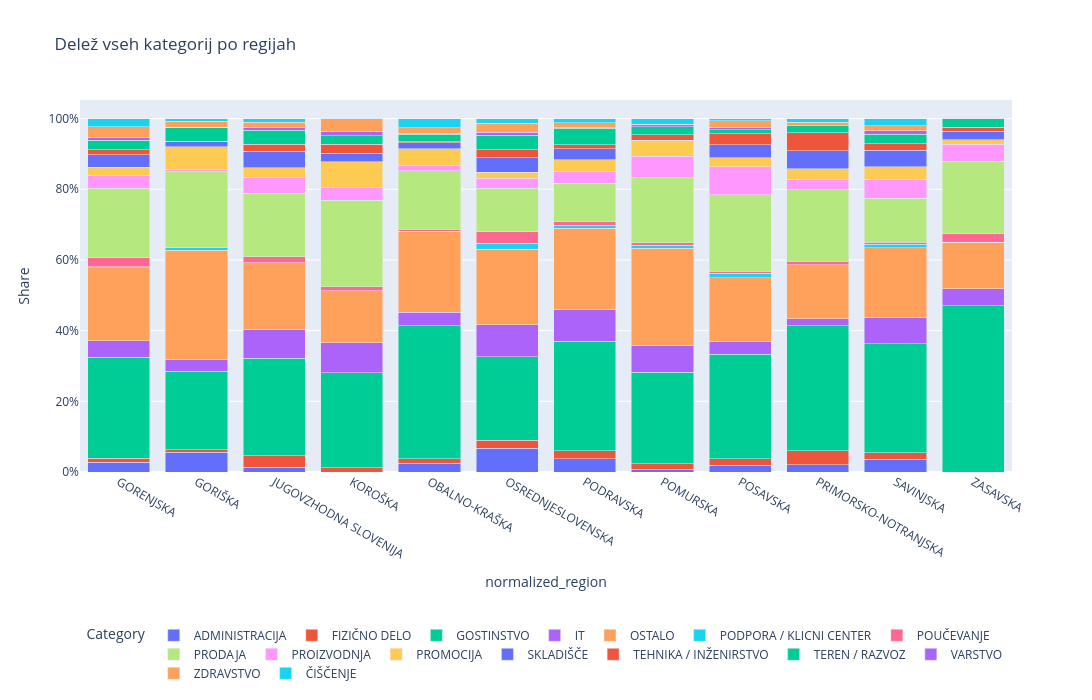

Notebook code cell kept with this figure:
### Markdown cell above
## Vizualizacija

### Code cell
fig = px.bar(
    df_plot,
    x='normalized_region',
    y='Share',
    color='Category',
    barmode='stack',
    title="Delež vseh kategorij po regijah"
)

fig.update_layout(
    width=1100,
    height=700,
    yaxis_tickformat=".0%",
    legend=dict(
        orientation="h",
        y=-0.4,
        x=0.5,
        xanchor="center"
    ),
    margin=dict(b=120)
)

fig.update_traces(
    hovertemplate=
    "<b>%{x}</b><br>" +
    "Kategorija: %{legendgroup}<br>" +
    "Delež: %{y:.2%}<extra></extra>"
)

fig.show()

### Figure 1 — Plotly figure (JSON) as saved in the notebook; plotly's stock layout.template omitted (floating-point values rounded to 4 significant figures)
{"data": [{"hovertemplate": "<b>%{x}</b><br>Kategorija: %{legendgroup}<br>Delež: %{y:.2%}<extra></extra>", "legendgroup": "ADMINISTRACIJA", "marker": {"color": "#636efa", "pattern": {"shape": ""}}, "name": "ADMINISTRACIJA", "orientation": "v", "showlegend": true, "textposition": "auto", "type": "bar", "x": ["GORENJSKA", "GORIŠKA", "JUGOVZHODNA SLOVENIJA", "KOROŠKA", "OBALNO-KRAŠKA", "OSREDNJESLOVENSKA", "PODRAVSKA", "POMURSKA", "POSAVSKA", "PRIMORSKO-NOTRANJSKA", "SAVINJSKA", "ZASAVSKA"], "xaxis": "x", "y": [0.02731, 0.05556, 0.01325, 0.0, 0.02421, 0.06705, 0.0376, 0.007634, 0.01852, 0.0202, 0.03558, 0.0], "yaxis": "y"}, {"hovertemplate": "<b>%{x}</b><br>Kategorija: %{legendgroup}<br>Delež: %{y:.2%}<extra></extra>", "legendgroup": "FIZIČNO DELO", "marker": {"color": "#EF553B", "pattern": {"shape": ""}}, "name": "FIZIČNO DELO", "orientation": "v", "showlegend": true, "textposition": "auto", "type": "bar", "x": ["GORENJSKA", "GORIŠKA", "JUGOVZHODNA SLOVENIJA", "KOROŠKA", "OBALNO-KRAŠKA", "OSREDNJESLOVENSKA", "PODRAVSKA", "POMURSKA", "POSAVSKA", "PRIMORSKO-NOTRANJSKA", "SAVINJSKA", "ZASAVSKA"], "xaxis": "x", "y": [0.0117, 0.007937, 0.03311, 0.0122, 0.01304, 0.0228, 0.02228, 0.01527, 0.01852, 0.0404, 0.01873, 0.0], "yaxis": "y"}, {"hovertemplate": "<b>%{x}</b><br>Kategorija: %{legendgroup}<br>Delež: %{y:.2%}<extra></extra>", "legendgroup": "GOSTINSTVO", "marker": {"color": "#00cc96", "pattern": {"shape": ""}}, "name": "GOSTINSTVO", "orientation": "v", "showlegend": true, "textposition": "auto", "type": "bar", "x": ["GORENJSKA", "GORIŠKA", "JUGOVZHODNA SLOVENIJA", "KOROŠKA", "OBALNO-KRAŠKA", "OSREDNJESLOVENSKA", "PODRAVSKA", "POMURSKA", "POSAVSKA", "PRIMORSKO-NOTRANJSKA", "SAVINJSKA", "ZASAVSKA"], "xaxis": "x", "y": [0.2861, 0.2222, 0.2748, 0.2683, 0.3762, 0.2362, 0.3106, 0.2595, 0.2963, 0.3535, 0.309, 0.4699], "yaxis": "y"}, {"hovertemplate": "<b>%{x}</b><br>Kategorija: %{legendgroup}<br>Delež: %{y:.2%}<extra></extra>", "legendgroup": "IT", "marker": {"color": "#ab63fa", "pattern": {"shape": ""}}, "name": "IT", "orientation": "v", "showlegend": true, "textposition": "auto", "type": "bar", "x": ["GORENJSKA", "GORIŠKA", "JUGOVZHODNA SLOVENIJA", "KOROŠKA", "OBALNO-KRAŠKA", "OSREDNJESLOVENSKA", "PODRAVSKA", "POMURSKA", "POSAVSKA", "PRIMORSKO-NOTRANJSKA", "SAVINJSKA", "ZASAVSKA"], "xaxis": "x", "y": [0.04681, 0.03175, 0.08278, 0.08537, 0.03911, 0.09088, 0.08914, 0.07634, 0.03704, 0.0202, 0.07491, 0.04819], "yaxis": "y"}, {"hovertemplate": "<b>%{x}</b><br>Kategorija: %{legendgroup}<br>Delež: %{y:.2%}<extra></extra>", "legendgroup": "OSTALO", "marker": {"color": "#FFA15A", "pattern": {"shape": ""}}, "name": "OSTALO", "orientation": "v", "showlegend": true, "textposition": "auto", "type": "bar", "x": ["GORENJSKA", "GORIŠKA", "JUGOVZHODNA SLOVENIJA", "KOROŠKA", "OBALNO-KRAŠKA", "OSREDNJESLOVENSKA", "PODRAVSKA", "POMURSKA", "POSAVSKA", "PRIMORSKO-NOTRANJSKA", "SAVINJSKA", "ZASAVSKA"], "xaxis": "x", "y": [0.2055, 0.3095, 0.1887, 0.1463, 0.2291, 0.2127, 0.2298, 0.2748, 0.179, 0.1515, 0.1966, 0.1325], "yaxis": "y"}, {"hovertemplate": "<b>%{x}</b><br>Kategorija: %{legendgroup}<br>Delež: %{y:.2%}<extra></extra>", "legendgroup": "PODPORA / KLICNI CENTER", "marker": {"color": "#19d3f3", "pattern": {"shape": ""}}, "name": "PODPORA / KLICNI CENTER", "orientation": "v", "showlegend": true, "textposition": "auto", "type": "bar", "x": ["GORENJSKA", "GORIŠKA", "JUGOVZHODNA SLOVENIJA", "KOROŠKA", "OBALNO-KRAŠKA", "OSREDNJESLOVENSKA", "PODRAVSKA", "POMURSKA", "POSAVSKA", "PRIMORSKO-NOTRANJSKA", "SAVINJSKA", "ZASAVSKA"], "xaxis": "x", "y": [0.003901, 0.007937, 0.0, 0.0, 0.0, 0.01702, 0.008357, 0.007634, 0.01235, 0.0, 0.009363, 0.0], "yaxis": "y"}, {"hovertemplate": "<b>%{x}</b><br>Kategorija: %{legendgroup}<br>Delež: %{y:.2%}<extra></extra>", "legendgroup": "POUČEVANJE", "marker": {"color": "#FF6692", "pattern": {"shape": ""}}, "name": "POUČEVANJE", "orientation": "v", "showlegend": true, "textposition": "auto", "type": "bar", "x": ["GORENJSKA", "GORIŠKA", "JUGOVZHODNA SLOVENIJA", "KOROŠKA", "OBALNO-KRAŠKA", "OSREDNJESLOVENSKA", "PODRAVSKA", "POMURSKA", "POSAVSKA", "PRIMORSKO-NOTRANJSKA", "SAVINJSKA", "ZASAVSKA"], "xaxis": "x", "y": [0.02471, 0.0, 0.01656, 0.0122, 0.005587, 0.03268, 0.009749, 0.007634, 0.006173, 0.0101, 0.005618, 0.0241], "yaxis": "y"}, {"hovertemplate": "<b>%{x}</b><br>Kategorija: %{legendgroup}<br>Delež: %{y:.2%}<extra></extra>", "legendgroup": "PRODAJA", "marker": {"color": "#B6E880", "pattern": {"shape": ""}}, "name": "PRODAJA", "orientation": "v", "showlegend": true, "textposition": "auto", "type": "bar", "x": ["GORENJSKA", "GORIŠKA", "JUGOVZHODNA SLOVENIJA", "KOROŠKA", "OBALNO-KRAŠKA", "OSREDNJESLOVENSKA", "PODRAVSKA", "POMURSKA", "POSAVSKA", "PRIMORSKO-NOTRANJSKA", "SAVINJSKA", "ZASAVSKA"], "xaxis": "x", "y": [0.1964, 0.2143, 0.1788, 0.2439, 0.1657, 0.1229, 0.11, 0.1832, 0.216, 0.202, 0.1255, 0.2048], "yaxis": "y"}, {"hovertemplate": "<b>%{x}</b><br>Kategorija: %{legendgroup}<br>Delež: %{y:.2%}<extra></extra>", "legendgroup": "PROIZVODNJA", "marker": {"color": "#FF97FF", "pattern": {"shape": ""}}, "name": "PROIZVODNJA", "orientation": "v", "showlegend": true, "textposition": "auto", "type": "bar", "x": ["GORENJSKA", "GORIŠKA", "JUGOVZHODNA SLOVENIJA", "KOROŠKA", "OBALNO-KRAŠKA", "OSREDNJESLOVENSKA", "PODRAVSKA", "POMURSKA", "POSAVSKA", "PRIMORSKO-NOTRANJSKA", "SAVINJSKA", "ZASAVSKA"], "xaxis": "x", "y": [0.03771, 0.007937, 0.04636, 0.03659, 0.01304, 0.02927, 0.03203, 0.06107, 0.08025, 0.0303, 0.05243, 0.04819], "yaxis": "y"}, {"hovertemplate": "<b>%{x}</b><br>Kategorija: %{legendgroup}<br>Delež: %{y:.2%}<extra></extra>", "legendgroup": "PROMOCIJA", "marker": {"color": "#FECB52", "pattern": {"shape": ""}}, "name": "PROMOCIJA", "orientation": "v", "showlegend": true, "textposition": "auto", "type": "bar", "x": ["GORENJSKA", "GORIŠKA", "JUGOVZHODNA SLOVENIJA", "KOROŠKA", "OBALNO-KRAŠKA", "OSREDNJESLOVENSKA", "PODRAVSKA", "POMURSKA", "POSAVSKA", "PRIMORSKO-NOTRANJSKA", "SAVINJSKA", "ZASAVSKA"], "xaxis": "x", "y": [0.02211, 0.06349, 0.02649, 0.07317, 0.04842, 0.01736, 0.03343, 0.0458, 0.02469, 0.0303, 0.03558, 0.01205], "yaxis": "y"}, {"hovertemplate": "<b>%{x}</b><br>Kategorija: %{legendgroup}<br>Delež: %{y:.2%}<extra></extra>", "legendgroup": "SKLADIŠČE", "marker": {"color": "#636efa", "pattern": {"shape": ""}}, "name": "SKLADIŠČE", "orientation": "v", "showlegend": true, "textposition": "auto", "type": "bar", "x": ["GORENJSKA", "GORIŠKA", "JUGOVZHODNA SLOVENIJA", "KOROŠKA", "OBALNO-KRAŠKA", "OSREDNJESLOVENSKA", "PODRAVSKA", "POMURSKA", "POSAVSKA", "PRIMORSKO-NOTRANJSKA", "SAVINJSKA", "ZASAVSKA"], "xaxis": "x", "y": [0.03511, 0.01587, 0.04636, 0.02439, 0.01676, 0.04016, 0.03203, 0.0, 0.03704, 0.05051, 0.04682, 0.0241], "yaxis": "y"}, {"hovertemplate": "<b>%{x}</b><br>Kategorija: %{legendgroup}<br>Delež: %{y:.2%}<extra></extra>", "legendgroup": "TEHNIKA / INŽENIRSTVO", "marker": {"color": "#EF553B", "pattern": {"shape": ""}}, "name": "TEHNIKA / INŽENIRSTVO", "orientation": "v", "showlegend": true, "textposition": "auto", "type": "bar", "x": ["GORENJSKA", "GORIŠKA", "JUGOVZHODNA SLOVENIJA", "KOROŠKA", "OBALNO-KRAŠKA", "OSREDNJESLOVENSKA", "PODRAVSKA", "POMURSKA", "POSAVSKA", "PRIMORSKO-NOTRANJSKA", "SAVINJSKA", "ZASAVSKA"], "xaxis": "x", "y": [0.0143, 0.0, 0.01987, 0.02439, 0.003724, 0.02349, 0.01114, 0.01527, 0.03086, 0.05051, 0.01873, 0.01205], "yaxis": "y"}, {"hovertemplate": "<b>%{x}</b><br>Kategorija: %{legendgroup}<br>Delež: %{y:.2%}<extra></extra>", "legendgroup": "TEREN / RAZVOZ", "marker": {"color": "#00cc96", "pattern": {"shape": ""}}, "name": "TEREN / RAZVOZ", "orientation": "v", "showlegend": true, "textposition": "auto", "type": "bar", "x": ["GORENJSKA", "GORIŠKA", "JUGOVZHODNA SLOVENIJA", "KOROŠKA", "OBALNO-KRAŠKA", "OSREDNJESLOVENSKA", "PODRAVSKA", "POMURSKA", "POSAVSKA", "PRIMORSKO-NOTRANJSKA", "SAVINJSKA", "ZASAVSKA"], "xaxis": "x", "y": [0.02731, 0.03968, 0.03974, 0.02439, 0.02048, 0.04016, 0.04596, 0.0229, 0.01235, 0.0202, 0.02622, 0.0241], "yaxis": "y"}, {"hovertemplate": "<b>%{x}</b><br>Kategorija: %{legendgroup}<br>Delež: %{y:.2%}<extra></extra>", "legendgroup": "VARSTVO", "marker": {"color": "#ab63fa", "pattern": {"shape": ""}}, "name": "VARSTVO", "orientation": "v", "showlegend": true, "textposition": "auto", "type": "bar", "x": ["GORENJSKA", "GORIŠKA", "JUGOVZHODNA SLOVENIJA", "KOROŠKA", "OBALNO-KRAŠKA", "OSREDNJESLOVENSKA", "PODRAVSKA", "POMURSKA", "POSAVSKA", "PRIMORSKO-NOTRANJSKA", "SAVINJSKA", "ZASAVSKA"], "xaxis": "x", "y": [0.007802, 0.0, 0.006623, 0.0122, 0.003724, 0.00919, 0.002786, 0.007634, 0.006173, 0.0, 0.01124, 0.0], "yaxis": "y"}, {"hovertemplate": "<b>%{x}</b><br>Kategorija: %{legendgroup}<br>Delež: %{y:.2%}<extra></extra>", "legendgroup": "ZDRAVSTVO", "marker": {"color": "#FFA15A", "pattern": {"shape": ""}}, "name": "ZDRAVSTVO", "orientation": "v", "showlegend": true, "textposition": "auto", "type": "bar", "x": ["GORENJSKA", "GORIŠKA", "JUGOVZHODNA SLOVENIJA", "KOROŠKA", "OBALNO-KRAŠKA", "OSREDNJESLOVENSKA", "PODRAVSKA", "POMURSKA", "POSAVSKA", "PRIMORSKO-NOTRANJSKA", "SAVINJSKA", "ZASAVSKA"], "xaxis": "x", "y": [0.02991, 0.01587, 0.01656, 0.03659, 0.0149, 0.02519, 0.01393, 0.0, 0.01852, 0.0101, 0.01311, 0.0], "yaxis": "y"}, {"hovertemplate": "<b>%{x}</b><br>Kategorija: %{legendgroup}<br>Delež: %{y:.2%}<extra></extra>", "legendgroup": "ČIŠČENJE", "marker": {"color": "#19d3f3", "pattern": {"shape": ""}}, "name": "ČIŠČENJE", "orientation": "v", "showlegend": true, "textposition": "auto", "type": "bar", "x": ["GORENJSKA", "GORIŠKA", "JUGOVZHODNA SLOVENIJA", "KOROŠKA", "OBALNO-KRAŠKA", "OSREDNJESLOVENSKA", "PODRAVSKA", "POMURSKA", "POSAVSKA", "PRIMORSKO-NOTRANJSKA", "SAVINJSKA", "ZASAVSKA"], "xaxis": "x", "y": [0.02341, 0.007937, 0.009934, 0.0, 0.02607, 0.01293, 0.01114, 0.01527, 0.006173, 0.0101, 0.0206, 0.0], "yaxis": "y"}], "layout": {"barmode": "stack", "height": 700, "legend": {"orientation": "h", "title": {"text": "Category"}, "tracegroupgap": 0, "x": 0.5, "xanchor": "center", "y": -0.4}, "margin": {"b": 120}, "title": {"text": "Delež vseh kategorij po regijah"}, "width": 1100, "xaxis": {"anchor": "y", "domain": [0.0, 1.0], "title": {"text": "normalized_region"}}, "yaxis": {"anchor": "x", "domain": [0.0, 1.0], "tickformat": ".0%", "title": {"text": "Share"}}}}
